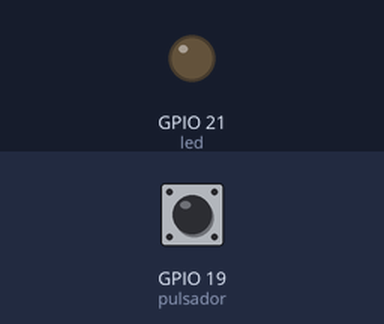
Bench run of a sketch on a simulated ESP32. Parts: output pins drawn as LEDs (lit = HIGH). The test bench sets the inputs (shaded band); at power-on: GPIO 19 (pulsador) HIGH. The modem accepts every AT command (registered, SIM ready, sends succeed) and sends nothing else.

Above: at 1.2 s.
1.3 s: GPIO 19 (pulsador) pulled LOW for 0.15 s
At 1.4 s:
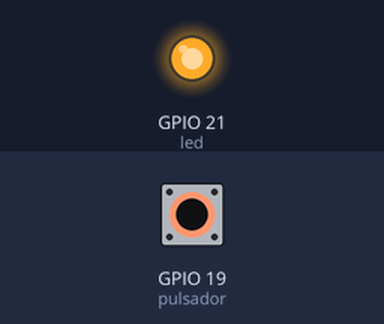
3.0 s: GPIO 19 (pulsador) pulled LOW for 3.2 s
At 7.1 s:
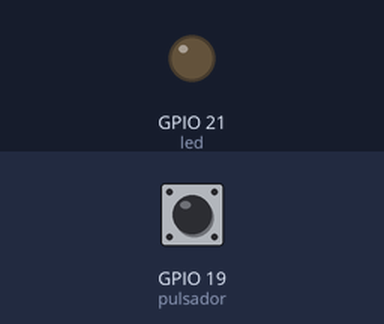
Timing chart, 0 to 8.6 s (numbered marks = the images above; inputs shaded):
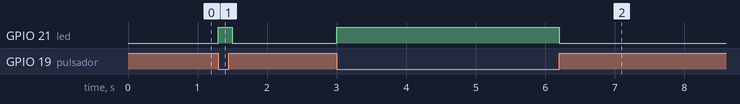

The sketch:

RYLR998_TX.ino
```cpp
String lora_band = "865000000"; //Banda de frecuencia (Hz)
String lora_networkid = "18";   //Identificación de la red Lora
String lora_address = "1";      //Dirección del módulo
String lora_RX_address = "2";   //Dirección del módulo receptor

int led = 21;
int pulsador = 19;

void setup(){

  Serial2.begin(115200,SERIAL_8N1, 16,17);
  pinMode(pulsador,INPUT_PULLUP);
  pinMode(led,OUTPUT);

  /*delay(1500);
  Serial2.println("AT+BAND=" + lora_band);
  delay(500);
  Serial2.println("AT+ADDRESS=" + lora_address);
  delay(500);
  Serial2.println("AT+NETWORKID=" + lora_networkid);
  delay(1500);
  */

}

void loop()
{
  delay(100);

  if(digitalRead(pulsador) == LOW){
    digitalWrite(led, HIGH);
    Serial2.println("AT+SEND="+ lora_RX_address +",2,ON");
  }else{
     digitalWrite(led, LOW);
  }

}
```

Measured:
- after the input at 1.3 s, GPIO 21 (led): LOW → HIGH at once, → LOW 0.20 s later
- after the input at 3.0 s, GPIO 21 (led): LOW → HIGH at once, → LOW 3.2 s later
